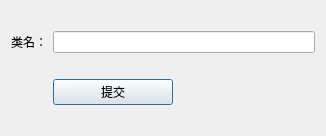
<?xml version="1.0" encoding="UTF-8"?>
<ui version="4.0">
 <class>Dialog</class>
 <widget class="QDialog" name="Dialog">
  <property name="geometry">
   <rect>
    <x>0</x>
    <y>0</y>
    <width>326</width>
    <height>136</height>
   </rect>
  </property>
  <property name="windowTitle">
   <string>查询完整类名</string>
  </property>
  <layout class="QGridLayout" name="gridLayout">
   <item row="0" column="0">
    <widget class="QLabel" name="label">
     <property name="text">
      <string>类名：</string>
     </property>
    </widget>
   </item>
   <item row="0" column="1">
    <widget class="QLineEdit" name="txtClass"/>
   </item>
   <item row="1" column="1">
    <widget class="QPushButton" name="btnSubmit">
     <property name="maximumSize">
      <size>
       <width>120</width>
       <height>16777215</height>
      </size>
     </property>
     <property name="text">
      <string>提交</string>
     </property>
    </widget>
   </item>
  </layout>
 </widget>
 <resources/>
 <connections/>
</ui>
